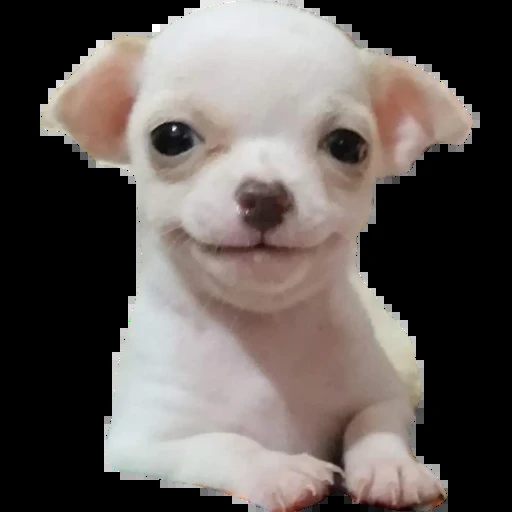
#> input picture input.png, 512 x 512 px, given in place of pechocho.png, which was not available
$ python -i main.py   (imports and definitions only)
#> lines starting #> are read from the running program, lines starting #| are printed output that depends on the picture; pictures that were not available may be replaced by others from this repository, and a replacement may not be noted
### expandir_imagen.py
import cv2
import numpy as np

def generate_expanded_image(img_path, border_size):
    """Amplía una imagen expandiendo los bordes con transparencia."""
#> called with img_path = 'pechocho.png', border_size = 30
    """_summary_

    Args:
        img_path (_type_): _description_
        border_size (_type_): _description_

    Returns:
        _type_: _description_
    """
    # Leer la imagen
    img = cv2.imread(img_path, cv2.IMREAD_UNCHANGED)
#> img is the input picture: shape (512, 512, 4); mean B, G, R, A 88.2, 91.7, 99.1, 135.5
    img = cv2.cvtColor(img, cv2.COLOR_BGRA2RGBA)
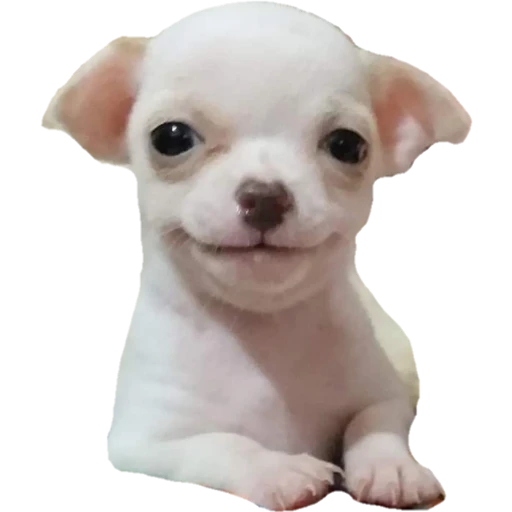
#> img: shape (512, 512, 4); mean R, G, B, A 99.1, 91.7, 88.2, 135.5; transparent parts drawn white

    # Obtener el tamaño original
    original_height, original_width = img.shape[:2]
#> original_height = 512; original_width = 512

    # Calcular el nuevo tamaño
    new_width = original_width + 2 * border_size
#> new_width = 572
    new_height = original_height + 2 * border_size
#> new_height = 572

    # Crear una nueva imagen con transparencia (RGBA)
    expanded_img = np.zeros((new_height, new_width, 4), dtype=np.uint8)

    # Calcular las coordenadas para centrar la imagen original
    y_start = border_size
    y_end = y_start + original_height
#> y_end = 542
    x_start = border_size
    x_end = x_start + original_width
#> x_end = 542

    # Copiar la imagen original al centro del nuevo lienzo
    expanded_img[y_start:y_end, x_start:x_end] = img
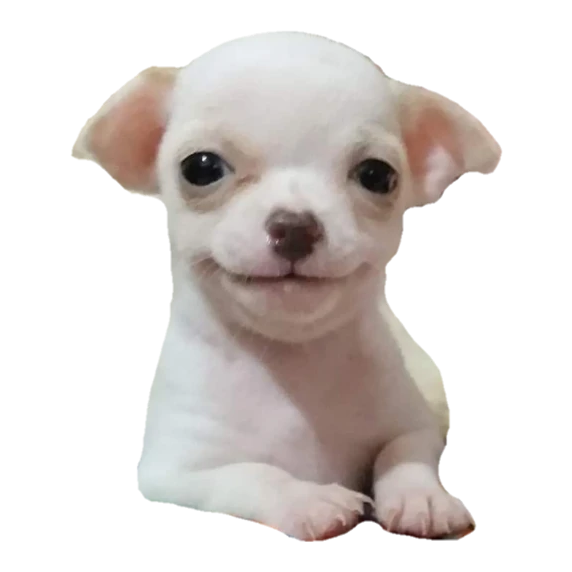
#> expanded_img: shape (572, 572, 4); mean R, G, B, A 79.4, 73.5, 70.6, 108.5; transparent parts drawn white

    return expanded_img

# Ejemplo de uso
# [12 lines that do not run on import are left out]

### main.py
import cv2
from expandir_imagen import generate_expanded_image
from stickers_generador import generate_sticker
import tkinter as tk
from tkinter import ttk
from tkinter import filedialog, messagebox, StringVar
from tktooltip import ToolTip
import os

class InterfazGeneradorSticker:
    # [117 lines left out: functions __init__, configurar_ventana, crear_widgets, carpetas, contorno_imagen, iniciar_boton and 3 more, not called in this run]


    def iniciar(self):
        """Inicia el bucle principal de la interfaz."""
        self.ventana.mainloop()

class AdministradorArchivos:
    # [25 lines left out: functions __init__, guardar_carpeta, abrir_carpeta, not called in this run]

    def control(self):
        return self.respuesta
def img_generator(img_path):
    # Paso 1: Expansión de la imagen
    img_path = "pechocho.png"
    border_size = 30

    # Expandir la imagen
    expanded_img = generate_expanded_image(img_path, border_size)

    # Mostrar la imagen expandida
    cv2.imshow("Expanded Image", cv2.cvtColor(expanded_img, cv2.COLOR_RGBA2BGRA))
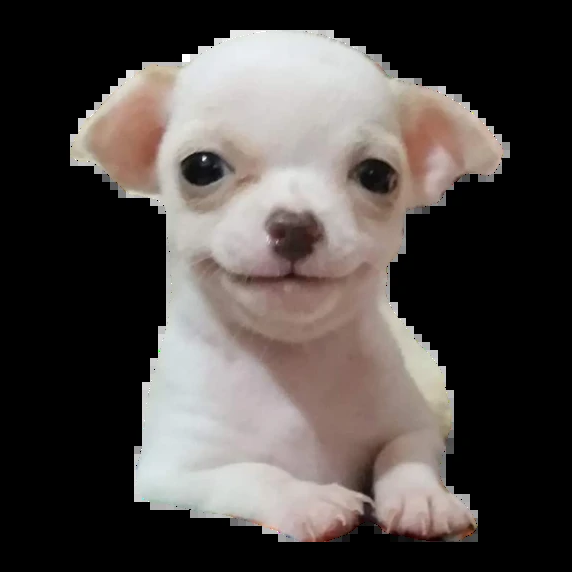
#> window 'Expanded Image': shape (572, 572, 4); mean B, G, R, A 70.6, 73.5, 79.4, 108.5

    # Guardar la imagen expandida
    cv2.imwrite("expanded_image.png", cv2.cvtColor(expanded_img, cv2.COLOR_RGBA2BGRA))

    cv2.waitKey(0)
    cv2.destroyAllWindows()

    # Paso 2: Generación del sticker
    img_path = "expanded_image.png"
#> (the run stopped early here; a loop or call above may not have finished)
